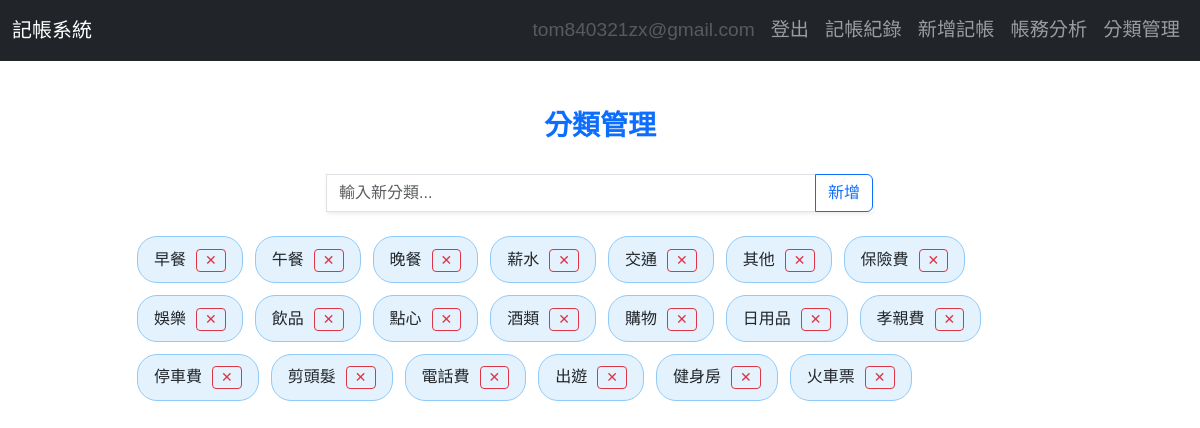
Page /categories/ (signed in) on the committed database.
### spend_record/models.py (models this page shows, shortened)
class Category(models.Model):
    name = models.CharField(max_length=100)
    user = models.ForeignKey(User, on_delete=models.CASCADE)

### spend_record/views.py (the view, shortened to what this page needs)
# urls.py: path('categories/', views.category_list, name='category_list'),
@login_required
def category_list(request):
    categories = Category.objects.filter(user=request.user)
    return render(request, 'spend_record/category_list.html', {'categories': categories})

### templates/spend_record/category_list.html (shortened to what this page needs)
{% extends 'base.html' %}
{% block content %}
<div class="container mt-5">
  <div class="row mb-4">
    <div class="col text-center">
      <h3 class="fw-bold text-primary">分類管理</h3>
    </div>
  </div>
  <div class="row mb-4">
    <div class="col-md-6 mx-auto">
      <form method="post" class="input-group shadow-sm">
        <input type="text" name="name" class="form-control" placeholder="輸入新分類..." required>
        <button type="submit" class="btn btn-outline-primary">新增</button>
      </form>
    </div>
  </div>
  <div class="row">
    <div class="col-md-10 mx-auto">
      <div class="tag-box">
        {% for category in categories %}
        <div class="category-tag">
          <span>{{ category.name }}</span>
          <form method="post" action="{% url 'delete_category' category.id %}" onsubmit="return confirm('確定刪除分類：{{ category.name }}？');">
            <button type="submit" class="btn btn-sm btn-outline-danger">✕</button>
          </form>
        </div>
        {% empty %}
        <p class="text-muted">尚未建立任何分類</p>
        {% endfor %}
      </div>
    </div>
  </div>
</div>
{% endblock %}

### templates/base.html (shortened to what this page needs)
<!DOCTYPE html>
<html lang="zh-TW">
<head>
  <link href="https://cdn.jsdelivr.net/npm/bootstrap@5.3.3/dist/css/bootstrap.min.css" rel="stylesheet">
</head>
<body>
  <nav class="navbar navbar-expand-lg navbar-dark bg-dark">
    <div class="container-fluid">
      <a class="navbar-brand" href="#">記帳系統</a>
      <div class="navbar-nav ms-auto">
        {% if user.is_authenticated %}
          <span class="nav-link disabled">{{ user.email }}</span>
          <a class="nav-link" href="{% url 'logout' %}">登出</a>
        {% else %}
          <a class="nav-link" href="{% url 'login' %}">登入</a>
          {% comment %} <a class="nav-link" href="{% url 'account_signup' %}">註冊</a> {% endcomment %}
        {% endif %}
      </div>
      <div class="navbar-nav">
        <a class="nav-link" href="{% url 'record_list' %}">記帳紀錄</a>
        <a class="nav-link" href="{% url 'add_record' %}">新增記帳</a>
        <a class="nav-link" href="{% url 'analysis' %}">帳務分析</a>
        <a class="nav-link" href="{% url 'category_list' %}">分類管理</a>
      </div>
    </div>
  </nav>
  {% block content %}{% endblock %}
</body>
</html>

### templates/spend_record/category_list.html (style rules this page uses)
body { font-family: 'Noto Sans TC', sans-serif; }
.tag-box { display: flex; flex-wrap: wrap; gap: 12px; }
.category-tag { background-color: #e3f2fd; border: 1px solid #90caf9; border-radius: 20px; padding: 8px 16px; display: inline-flex; align-items: center; }
.category-tag span { font-size: 16px; margin-right: 10px; }
.category-tag form { margin: 0; }
.category-tag button { font-size: 14px; padding: 0 8px; }

### rows in the picture
Category: name "早餐"
Category: name "午餐"
Category: name "晚餐"
Category: name "薪水"
Category: name "交通"
Category: name "其他"
Category: name "保險費"
Category: name "娛樂"
Category: name "飲品"
Category: name "點心"
Category: name "酒類"
Category: name "購物"
Category: name "日用品"
Category: name "孝親費"
Category: name "停車費"
Category: name "剪頭髮"
Category: name "電話費"
Category: name "出遊"
Category: name "健身房"
Category: name "火車票"

### other values in the picture
{{ user.email }} "tom840321zx@gmail.com"
